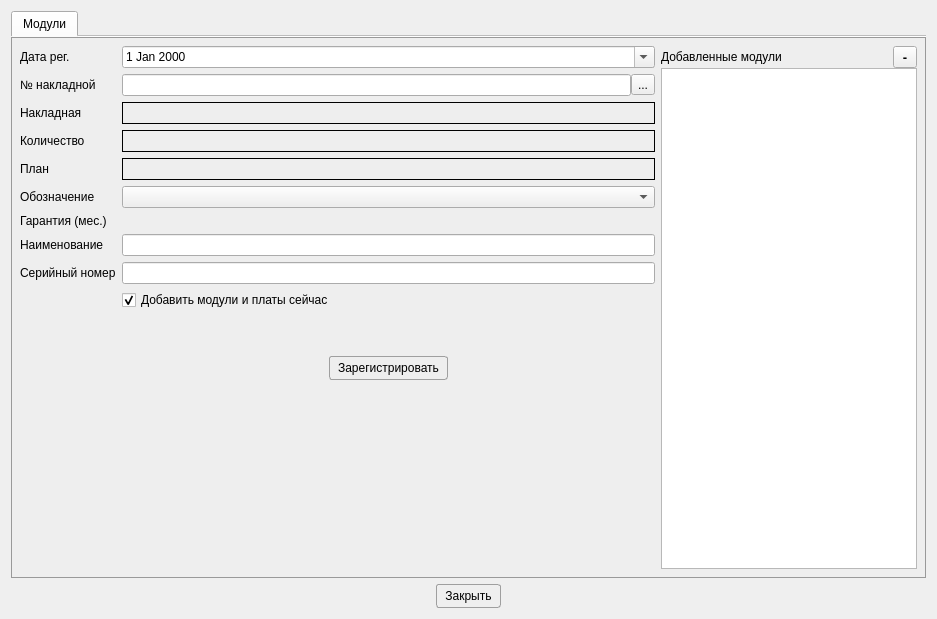
<?xml version="1.0" encoding="UTF-8"?>
<ui version="4.0">
 <class>CreateModulWindow</class>
 <widget class="QDialog" name="CreateModulWindow">
  <property name="geometry">
   <rect>
    <x>0</x>
    <y>0</y>
    <width>937</width>
    <height>619</height>
   </rect>
  </property>
  <property name="windowTitle">
   <string>Регистрация устройств</string>
  </property>
  <property name="styleSheet">
   <string notr="true">QGroupBox {
    border: 1px solid #9F9F9F;
    font-size: 14px;
    font-weight: 800;
    color: black;
    border-radius: 4px;
    margin-top: 2.5ex; 
    padding-top: 2ex;
}
QGroupBox::title {
    subcontrol-origin: margin;
    subcontrol-position: top center;
}


QPushButton {
    border-radius: 3px;
    border: 1px solid #9F9F9F;
	padding-left: 8px;
	padding-right: 8px;
	padding-top: 4px;
	padding-bottom: 4px;
}

QPushButton:hover { 
	background-color: white;
}

QPushButton:pressed {
background-color: LightGray;
    position: relative;
     top: 4px; left: 4px;
}

</string>
  </property>
  <layout class="QVBoxLayout" name="verticalLayout_6" stretch="0,0">
   <item>
    <widget class="QTabWidget" name="tabWidget">
     <property name="styleSheet">
      <string notr="true">QWidget#tab, QWidget#tab_2 {
background-color: #eeeeee;
border: 1px solid #999999;
}</string>
     </property>
     <property name="tabShape">
      <enum>QTabWidget::TabShape::Rounded</enum>
     </property>
     <property name="currentIndex">
      <number>0</number>
     </property>
     <property name="iconSize">
      <size>
       <width>24</width>
       <height>24</height>
      </size>
     </property>
     <property name="documentMode">
      <bool>true</bool>
     </property>
     <property name="tabsClosable">
      <bool>false</bool>
     </property>
     <property name="movable">
      <bool>false</bool>
     </property>
     <widget class="QWidget" name="tab_2">
      <attribute name="icon">
       <iconset resource="resource.qrc">
        <normaloff>:/image/modul.png</normaloff>:/image/modul.png</iconset>
      </attribute>
      <attribute name="title">
       <string>Модули</string>
      </attribute>
      <layout class="QVBoxLayout" name="verticalLayout_5">
       <item>
        <layout class="QHBoxLayout" name="horizontalLayout_7" stretch="1,0">
         <item>
          <layout class="QVBoxLayout" name="verticalLayout_2">
           <item>
            <layout class="QGridLayout" name="gridLayout">
             <item row="8" column="0">
              <widget class="QLabel" name="label_22">
               <property name="text">
                <string>Наименование</string>
               </property>
              </widget>
             </item>
             <item row="12" column="1" alignment="Qt::AlignmentFlag::AlignHCenter">
              <widget class="QPushButton" name="pbRegModul">
               <property name="enabled">
                <bool>true</bool>
               </property>
               <property name="text">
                <string>Зарегистрировать</string>
               </property>
               <property name="icon">
                <iconset resource="resource.qrc">
                 <normaloff>:/image/note-2.png</normaloff>:/image/note-2.png</iconset>
               </property>
               <property name="iconSize">
                <size>
                 <width>24</width>
                 <height>24</height>
                </size>
               </property>
              </widget>
             </item>
             <item row="4" column="0">
              <widget class="QLabel" name="label_14">
               <property name="text">
                <string>План</string>
               </property>
              </widget>
             </item>
             <item row="4" column="1">
              <widget class="QLabel" name="lbPlan">
               <property name="minimumSize">
                <size>
                 <width>0</width>
                 <height>22</height>
                </size>
               </property>
               <property name="frameShape">
                <enum>QFrame::Shape::Box</enum>
               </property>
               <property name="text">
                <string/>
               </property>
               <property name="wordWrap">
                <bool>true</bool>
               </property>
              </widget>
             </item>
             <item row="13" column="1">
              <spacer name="verticalSpacer">
               <property name="orientation">
                <enum>Qt::Orientation::Vertical</enum>
               </property>
               <property name="sizeHint" stdset="0">
                <size>
                 <width>20</width>
                 <height>40</height>
                </size>
               </property>
              </spacer>
             </item>
             <item row="5" column="0">
              <widget class="QLabel" name="label_9">
               <property name="text">
                <string>Обозначение</string>
               </property>
              </widget>
             </item>
             <item row="8" column="1">
              <widget class="QLineEdit" name="leModulName"/>
             </item>
             <item row="6" column="0">
              <widget class="QLabel" name="label_5">
               <property name="text">
                <string>Гарантия (мес.)</string>
               </property>
              </widget>
             </item>
             <item row="3" column="0">
              <widget class="QLabel" name="label_12">
               <property name="text">
                <string>Количество</string>
               </property>
              </widget>
             </item>
             <item row="0" column="1">
              <widget class="QDateEdit" name="deCreateDate">
               <property name="calendarPopup">
                <bool>true</bool>
               </property>
              </widget>
             </item>
             <item row="10" column="1">
              <widget class="QCheckBox" name="chComplectation">
               <property name="text">
                <string>Добавить модули и платы сейчас</string>
               </property>
               <property name="checked">
                <bool>true</bool>
               </property>
              </widget>
             </item>
             <item row="2" column="0">
              <widget class="QLabel" name="label_13">
               <property name="text">
                <string>Накладная</string>
               </property>
              </widget>
             </item>
             <item row="9" column="0">
              <widget class="QLabel" name="label_11">
               <property name="text">
                <string>Серийный номер</string>
               </property>
              </widget>
             </item>
             <item row="1" column="1">
              <layout class="QHBoxLayout" name="horizontalLayout_6">
               <property name="spacing">
                <number>0</number>
               </property>
               <item>
                <widget class="QLineEdit" name="leNumberDoc"/>
               </item>
               <item>
                <widget class="QToolButton" name="tbDoc">
                 <property name="text">
                  <string>...</string>
                 </property>
                 <property name="icon">
                  <iconset resource="resource.qrc">
                   <normaloff>:/image/search.png</normaloff>:/image/search.png</iconset>
                 </property>
                </widget>
               </item>
              </layout>
             </item>
             <item row="6" column="1">
              <widget class="QLabel" name="lbGarantMod">
               <property name="font">
                <font>
                 <bold>true</bold>
                </font>
               </property>
               <property name="text">
                <string/>
               </property>
              </widget>
             </item>
             <item row="5" column="1">
              <widget class="QComboBox" name="cbModul">
               <property name="placeholderText">
                <string>{Выбрать обозначение}</string>
               </property>
              </widget>
             </item>
             <item row="3" column="1">
              <widget class="QLabel" name="lbCount">
               <property name="minimumSize">
                <size>
                 <width>0</width>
                 <height>22</height>
                </size>
               </property>
               <property name="frameShape">
                <enum>QFrame::Shape::Box</enum>
               </property>
               <property name="text">
                <string/>
               </property>
              </widget>
             </item>
             <item row="0" column="0">
              <widget class="QLabel" name="label_6">
               <property name="text">
                <string>Дата рег.</string>
               </property>
              </widget>
             </item>
             <item row="1" column="0">
              <widget class="QLabel" name="label_7">
               <property name="text">
                <string>№ накладной</string>
               </property>
              </widget>
             </item>
             <item row="2" column="1">
              <widget class="QLabel" name="lbDocName">
               <property name="minimumSize">
                <size>
                 <width>0</width>
                 <height>22</height>
                </size>
               </property>
               <property name="frameShape">
                <enum>QFrame::Shape::Box</enum>
               </property>
               <property name="text">
                <string/>
               </property>
               <property name="wordWrap">
                <bool>true</bool>
               </property>
              </widget>
             </item>
             <item row="9" column="1">
              <widget class="QLineEdit" name="leNumModul"/>
             </item>
             <item row="11" column="1">
              <spacer name="verticalSpacer_2">
               <property name="orientation">
                <enum>Qt::Orientation::Vertical</enum>
               </property>
               <property name="sizeType">
                <enum>QSizePolicy::Policy::Fixed</enum>
               </property>
               <property name="sizeHint" stdset="0">
                <size>
                 <width>20</width>
                 <height>40</height>
                </size>
               </property>
              </spacer>
             </item>
            </layout>
           </item>
          </layout>
         </item>
         <item>
          <layout class="QVBoxLayout" name="verticalLayout_3">
           <property name="spacing">
            <number>0</number>
           </property>
           <item>
            <layout class="QHBoxLayout" name="horizontalLayout_3">
             <item>
              <widget class="QLabel" name="label_2">
               <property name="text">
                <string>Добавленные модули</string>
               </property>
              </widget>
             </item>
             <item>
              <widget class="QToolButton" name="tbDeleteModul">
               <property name="minimumSize">
                <size>
                 <width>24</width>
                 <height>0</height>
                </size>
               </property>
               <property name="font">
                <font>
                 <pointsize>10</pointsize>
                 <bold>true</bold>
                </font>
               </property>
               <property name="text">
                <string>-</string>
               </property>
               <property name="icon">
                <iconset resource="resource.qrc">
                 <normaloff>:/image/cancel2.png</normaloff>:/image/cancel2.png</iconset>
               </property>
              </widget>
             </item>
            </layout>
           </item>
           <item>
            <widget class="QTreeWidget" name="twModul">
             <attribute name="headerVisible">
              <bool>false</bool>
             </attribute>
             <column>
              <property name="text">
               <string/>
              </property>
             </column>
            </widget>
           </item>
          </layout>
         </item>
        </layout>
       </item>
      </layout>
     </widget>
    </widget>
   </item>
   <item alignment="Qt::AlignmentFlag::AlignHCenter">
    <widget class="QPushButton" name="pbClose">
     <property name="maximumSize">
      <size>
       <width>100</width>
       <height>16777215</height>
      </size>
     </property>
     <property name="text">
      <string>Закрыть</string>
     </property>
     <property name="icon">
      <iconset resource="resource.qrc">
       <normaloff>:/image/Exit.png</normaloff>:/image/Exit.png</iconset>
     </property>
     <property name="iconSize">
      <size>
       <width>32</width>
       <height>32</height>
      </size>
     </property>
     <property name="autoDefault">
      <bool>false</bool>
     </property>
    </widget>
   </item>
  </layout>
 </widget>
 <tabstops>
  <tabstop>tbDeleteModul</tabstop>
  <tabstop>pbClose</tabstop>
  <tabstop>twModul</tabstop>
  <tabstop>tabWidget</tabstop>
 </tabstops>
 <resources>
  <include location="resource.qrc"/>
 </resources>
 <connections>
  <connection>
   <sender>pbClose</sender>
   <signal>clicked()</signal>
   <receiver>CreateModulWindow</receiver>
   <slot>close()</slot>
   <hints>
    <hint type="sourcelabel">
     <x>779</x>
     <y>381</y>
    </hint>
    <hint type="destinationlabel">
     <x>324</x>
     <y>229</y>
    </hint>
   </hints>
  </connection>
 </connections>
</ui>
